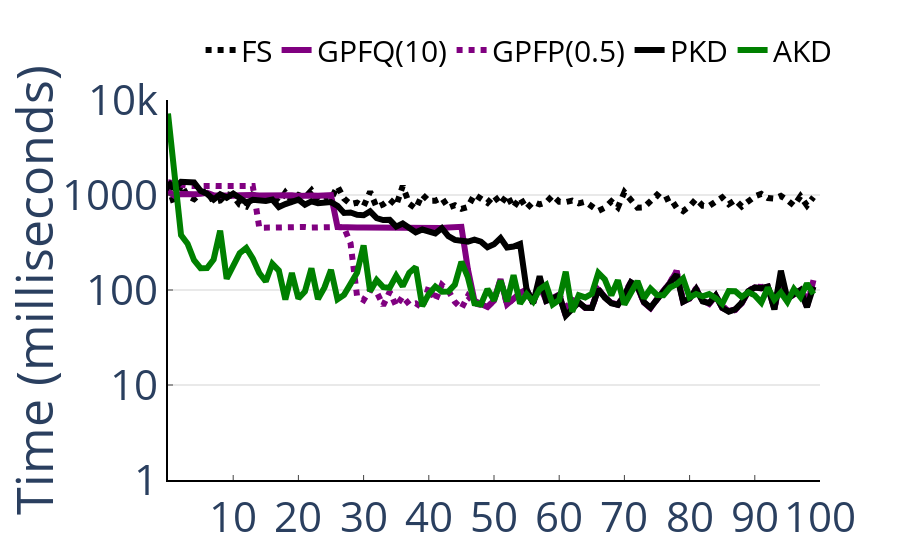

Write notebook code for a chart like this one.
### Code cell
a = per_query('Uniform8', ['FullScan', 'ProgressiveIndexQueryLimit', 'ProgressiveIndexTimeLimit', 'ProgressiveIndexBelow', 'CrackingKDTree'], 100)
save_figure(a, 'over_interactive_threshold.pdf')
a
